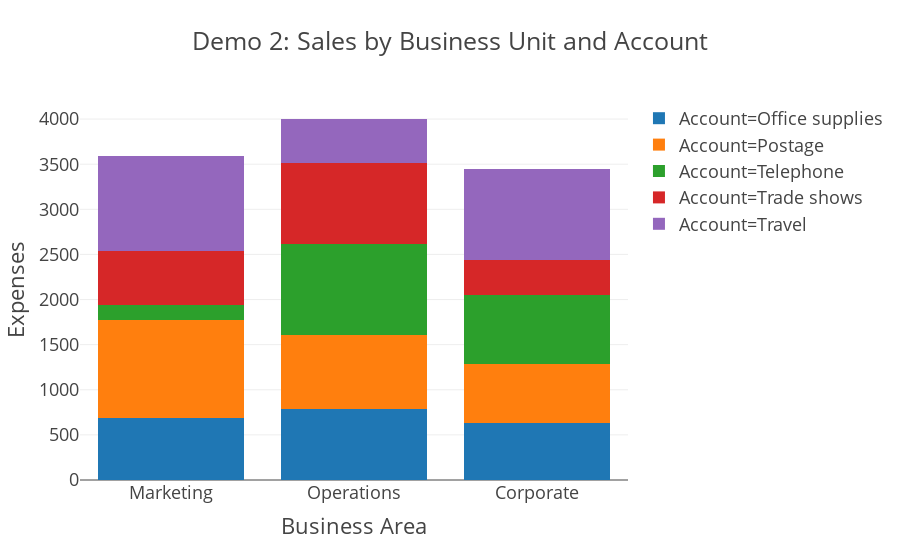

Notebook code cell kept with this figure:
### Code cell
# Plot
fig = px.bar(df_office_melt, 
             x='Business Area', 
             y='Expenses',
             color = 'Account',
             barmode = 'stack', 
             template='presentation',
             title='Demo 2: Sales by Business Unit and Account')

fig.show()

### Figure 1 — Plotly figure (JSON) as saved in the notebook; plotly's stock layout.template omitted (floating-point values rounded to 4 significant figures)
{"data": [{"alignmentgroup": "True", "hoverlabel": {"namelength": 0}, "hovertemplate": "Account=Office supplies<br>Business Area=%{x}<br>Expenses=%{y}", "legendgroup": "Account=Office supplies", "marker": {"color": "#1F77B4"}, "name": "Account=Office supplies", "offsetgroup": "Account=Office supplies", "orientation": "v", "showlegend": true, "textposition": "auto", "type": "bar", "x": ["Marketing", "Operations", "Corporate"], "xaxis": "x", "y": [689, 787, 629], "yaxis": "y"}, {"alignmentgroup": "True", "hoverlabel": {"namelength": 0}, "hovertemplate": "Account=Postage<br>Business Area=%{x}<br>Expenses=%{y}", "legendgroup": "Account=Postage", "marker": {"color": "#FF7F0E"}, "name": "Account=Postage", "offsetgroup": "Account=Postage", "orientation": "v", "showlegend": true, "textposition": "auto", "type": "bar", "x": ["Marketing", "Operations", "Corporate"], "xaxis": "x", "y": [1080, 817, 653], "yaxis": "y"}, {"alignmentgroup": "True", "hoverlabel": {"namelength": 0}, "hovertemplate": "Account=Telephone<br>Business Area=%{x}<br>Expenses=%{y}", "legendgroup": "Account=Telephone", "marker": {"color": "#2CA02C"}, "name": "Account=Telephone", "offsetgroup": "Account=Telephone", "orientation": "v", "showlegend": true, "textposition": "auto", "type": "bar", "x": ["Marketing", "Operations", "Corporate"], "xaxis": "x", "y": [170, 1011, 765], "yaxis": "y"}, {"alignmentgroup": "True", "hoverlabel": {"namelength": 0}, "hovertemplate": "Account=Trade shows<br>Business Area=%{x}<br>Expenses=%{y}", "legendgroup": "Account=Trade shows", "marker": {"color": "#D62728"}, "name": "Account=Trade shows", "offsetgroup": "Account=Trade shows", "orientation": "v", "showlegend": true, "textposition": "auto", "type": "bar", "x": ["Marketing", "Operations", "Corporate"], "xaxis": "x", "y": [594, 894, 386], "yaxis": "y"}, {"alignmentgroup": "True", "hoverlabel": {"namelength": 0}, "hovertemplate": "Account=Travel<br>Business Area=%{x}<br>Expenses=%{y}", "legendgroup": "Account=Travel", "marker": {"color": "#9467BD"}, "name": "Account=Travel", "offsetgroup": "Account=Travel", "orientation": "v", "showlegend": true, "textposition": "auto", "type": "bar", "x": ["Marketing", "Operations", "Corporate"], "xaxis": "x", "y": [1058, 492, 1013], "yaxis": "y"}], "layout": {"barmode": "stack", "legend": {"tracegroupgap": 0}, "title": {"text": "Demo 2: Sales by Business Unit and Account"}, "xaxis": {"anchor": "y", "domain": [0, 1], "title": {"text": "Business Area"}}, "yaxis": {"anchor": "x", "domain": [0, 1], "title": {"text": "Expenses"}}}}
